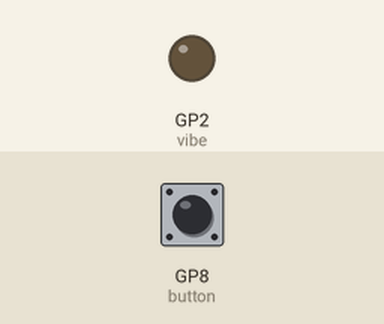
This program was run on a simulated Raspberry Pi Pico running MicroPython. On the bench: output pins drawn as LEDs (lit = HIGH). The test bench sets the inputs (shaded band); at power-on: GP8 (button) LOW.

Above: at 1.2 s.
1.3 s: GP8 (button) pulled HIGH for 0.15 s
At 2.7 s:
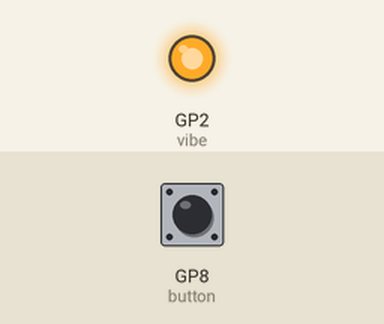
Timing chart, 0 to 4.3 s (numbered marks = the images above; inputs shaded):
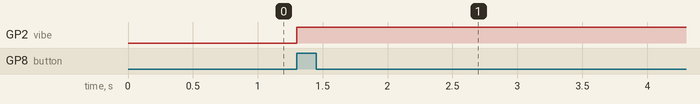

The program:

main.py
```python
#Pico used for testing

from machine import Pin
import time

button = Pin(8, Pin.IN)
vibe = Pin(2, Pin.OUT)

while True:

    buttonCheck = button.value()

    if buttonCheck == True:
        vibe.value(1)
        time.sleep(60)


    else:
        vibe.value(0)
```

Measured:
- after the input at 1.3 s, GP2 (vibe): LOW → HIGH at once
